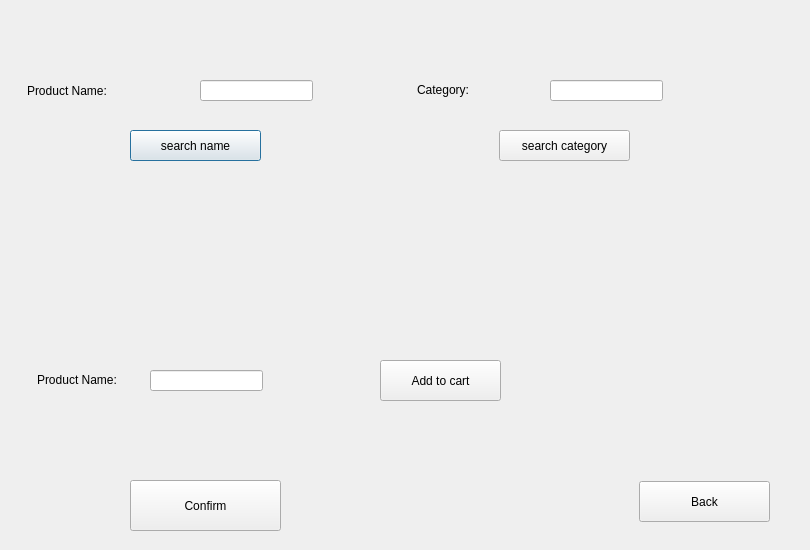
<?xml version="1.0" encoding="UTF-8"?>
<ui version="4.0">
 <class>customer</class>
 <widget class="QDialog" name="customer">
  <property name="geometry">
   <rect>
    <x>0</x>
    <y>0</y>
    <width>810</width>
    <height>550</height>
   </rect>
  </property>
  <property name="windowTitle">
   <string>Dialog</string>
  </property>
  <widget class="QLabel" name="label">
   <property name="geometry">
    <rect>
     <x>27</x>
     <y>80</y>
     <width>121</width>
     <height>21</height>
    </rect>
   </property>
   <property name="text">
    <string>Product Name:</string>
   </property>
  </widget>
  <widget class="QLabel" name="label_2">
   <property name="geometry">
    <rect>
     <x>417</x>
     <y>80</y>
     <width>91</width>
     <height>20</height>
    </rect>
   </property>
   <property name="text">
    <string>Category:</string>
   </property>
  </widget>
  <widget class="QLabel" name="label_3">
   <property name="geometry">
    <rect>
     <x>37</x>
     <y>370</y>
     <width>111</width>
     <height>20</height>
    </rect>
   </property>
   <property name="text">
    <string>Product Name:</string>
   </property>
  </widget>
  <widget class="QLineEdit" name="name">
   <property name="geometry">
    <rect>
     <x>200</x>
     <y>80</y>
     <width>113</width>
     <height>21</height>
    </rect>
   </property>
  </widget>
  <widget class="QLineEdit" name="category">
   <property name="geometry">
    <rect>
     <x>550</x>
     <y>80</y>
     <width>113</width>
     <height>21</height>
    </rect>
   </property>
  </widget>
  <widget class="QLineEdit" name="product">
   <property name="geometry">
    <rect>
     <x>150</x>
     <y>370</y>
     <width>113</width>
     <height>21</height>
    </rect>
   </property>
  </widget>
  <widget class="QPushButton" name="Sname">
   <property name="geometry">
    <rect>
     <x>130</x>
     <y>130</y>
     <width>131</width>
     <height>31</height>
    </rect>
   </property>
   <property name="text">
    <string>search name</string>
   </property>
  </widget>
  <widget class="QPushButton" name="Scategory">
   <property name="geometry">
    <rect>
     <x>499</x>
     <y>130</y>
     <width>131</width>
     <height>31</height>
    </rect>
   </property>
   <property name="text">
    <string>search category</string>
   </property>
  </widget>
  <widget class="QPushButton" name="add">
   <property name="geometry">
    <rect>
     <x>380</x>
     <y>360</y>
     <width>121</width>
     <height>41</height>
    </rect>
   </property>
   <property name="text">
    <string>Add to cart</string>
   </property>
  </widget>
  <widget class="QPushButton" name="confirm">
   <property name="geometry">
    <rect>
     <x>130</x>
     <y>480</y>
     <width>151</width>
     <height>51</height>
    </rect>
   </property>
   <property name="text">
    <string>Confirm</string>
   </property>
  </widget>
  <widget class="QPushButton" name="pushButton_5">
   <property name="geometry">
    <rect>
     <x>639</x>
     <y>481</y>
     <width>131</width>
     <height>41</height>
    </rect>
   </property>
   <property name="text">
    <string>Back</string>
   </property>
  </widget>
 </widget>
 <resources/>
 <connections/>
</ui>
